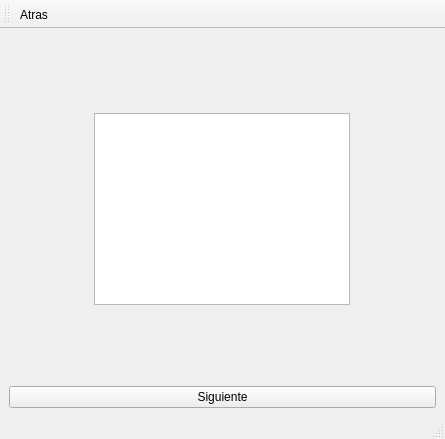
<?xml version="1.0" encoding="UTF-8"?>
<ui version="4.0">
 <class>InterfazGrafo</class>
 <widget class="QMainWindow" name="InterfazGrafo">
  <property name="geometry">
   <rect>
    <x>0</x>
    <y>0</y>
    <width>445</width>
    <height>439</height>
   </rect>
  </property>
  <property name="windowTitle">
   <string>MainWindow</string>
  </property>
  <property name="windowIcon">
   <iconset resource="iconos.qrc">
    <normaloff>:/iconos/iconoVentana.png</normaloff>:/iconos/iconoVentana.png</iconset>
  </property>
  <property name="styleSheet">
   <string notr="true">QMainWindow{
background-image: url(:/iconos/gradient7.png);
}
</string>
  </property>
  <widget class="QWidget" name="centralwidget">
   <layout class="QVBoxLayout" name="verticalLayout_2">
    <item>
     <layout class="QVBoxLayout" name="verticalLayout">
      <item alignment="Qt::AlignHCenter|Qt::AlignVCenter">
       <widget class="QGraphicsView" name="graphicsView"/>
      </item>
      <item>
       <widget class="QPushButton" name="pushButtonSiguiente">
        <property name="text">
         <string>Siguiente</string>
        </property>
       </widget>
      </item>
     </layout>
    </item>
   </layout>
  </widget>
  <widget class="QMenuBar" name="menubar">
   <property name="geometry">
    <rect>
     <x>0</x>
     <y>0</y>
     <width>445</width>
     <height>21</height>
    </rect>
   </property>
  </widget>
  <widget class="QStatusBar" name="statusbar"/>
  <widget class="QToolBar" name="toolBar">
   <property name="windowTitle">
    <string>toolBar</string>
   </property>
   <attribute name="toolBarArea">
    <enum>TopToolBarArea</enum>
   </attribute>
   <attribute name="toolBarBreak">
    <bool>false</bool>
   </attribute>
   <addaction name="actionAtras"/>
  </widget>
  <action name="actionAtras">
   <property name="icon">
    <iconset resource="iconos.qrc">
     <normaloff>:/iconos/back28.png</normaloff>:/iconos/back28.png</iconset>
   </property>
   <property name="text">
    <string>Atras</string>
   </property>
  </action>
 </widget>
 <resources>
  <include location="iconos.qrc"/>
 </resources>
 <connections/>
</ui>
